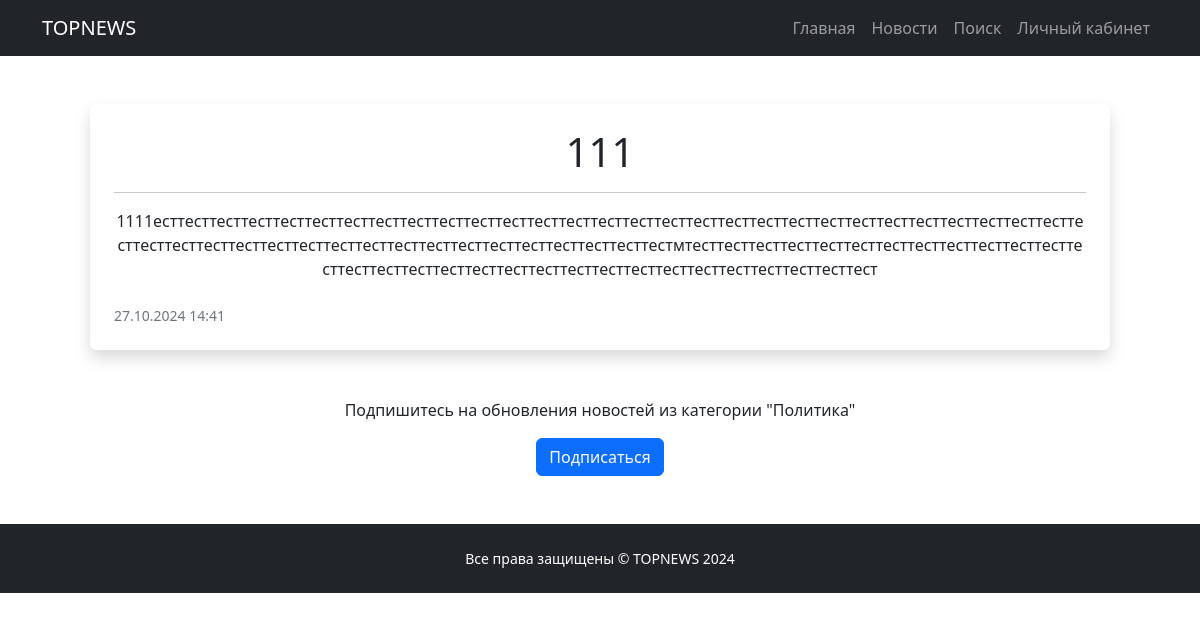
Screenshot of /news/191 with the database file from the repository.
### news_portal/models.py (models this page shows, shortened)
class Post(models.Model):
    author = models.ForeignKey(Author, on_delete = models.CASCADE)
    content_type = models.CharField(max_length = 1, choices = CONTENT_TYPES, default = article)
    creation_date = models.DateTimeField(auto_now_add = True)
    category = models.ManyToManyField(Category, through = 'PostCategory')
    title = models.CharField(max_length = 255)
    text = models.TextField()
    rating = models.FloatField(default = 0)
    """def send_notifications(self):
        categories = self.category.all()
        for category in categories:
            # Получаем подписчиков на категорию
            subscribers = category.subscribers.all()
            # Уведомляем каждого подписчика
            for subscriber in subscribers:
                # HTML-рассылка
                html_content = render_to_string('email_notification.html', {
                'title': self.title,
                'text': self.text,
                'username': subscriber.username,
            })
                msg = EmailMultiAlternatives(
                    subject=self.title,
                    body=f'Здравствуй, {subscriber.username}. Новая статья в твоём любимом разделе!',
                    from_email='gdaprog@yandex.ru',
                    to=[subscriber.email],
                )
                msg.attach_alternative(html_content, "text/html")
                msg.send()

    def save(self, *args, **kwargs):
        super().save(*args, **kwargs)"""

class Category(models.Model):
    category_name = models.CharField(max_length = 255, unique = True)
    subscribers = models.ManyToManyField(User, blank=True)

### news_portal/views.py (the view)
# urls.py: path('<int:pk>', PostDetail.as_view(), name='post_detail'),
class PostDetail(DetailView):
    model = Post
    template_name = 'post.html'
    context_object_name = 'post'
    def get_context_data(self, **kwargs):
        context = super().get_context_data(**kwargs)
        context['categories'] = self.object.category.all()
        return context
    def get_object(self, *args, **kwargs):
        cache_key = f'post-{self.kwargs["pk"]}'
        obj = cache.get(cache_key, None)
        if not obj:
            obj = super().get_object(queryset=self.queryset)
            cache.set(cache_key, obj)
        return obj
    def post(self, request, *args, **kwargs):
        post = self.get_object()
        category = post.category.first()  # Получаем все категории новости
        if request.user.is_authenticated:
            if category:
                if request.user in category.subscribers.all():
                    category.subscribers.remove(request.user)
                else:
                    category.subscribers.add(request.user)
            return self.get(request, *args, **kwargs)  # Возвращаем к странице поста
        else:
            return redirect('/accounts/login/')  # Перенаправляем неавторизованного пользователя на страницу авторизации

### news_portal/templatetags/custom_filters.py (called while the page is built)
@register.filter()
def censor(text):
    if isinstance(text, str):
        for word in bad_words:
            text = text.replace(word, word[0] + '*' * (len(word) - 1))
        return text
    else:
        raise TypeError("Фильтр censor() должен получить строку.")

### templates/post.html (shortened to what this page needs)
{% extends 'flatpages/default.html' %}
{% load custom_filters %}
{% block content %}
    <div class="container px-5 my-5">
        <div class="row gx-5">
            <div class="col-12 mb-5">
                <div class="card h-100 shadow border-0">
                    <div class="card-body p-4">
                        <a class="text-decoration-none link-dark stretched-link" href="/news/{{ post.id }}">
                            <h1 class="card-title mb-3">{{ post.title|censor }}</h1>
                            <hr>
                        </a>
                        <p class="card-text mb-0">{{ post.text|censor }}</p>
                    </div>
                    <div class="card-footer p-4 pt-0 bg-transparent border-top-0">
                        <div class="d-flex align-items-end justify-content-between">
                            <div class="d-flex align-items-center">
                                <div class="small">
                                    <div class="text-muted">{{ post.creation_date|date:"d.m.Y H:i" }}</div>
                                </div>
                            </div>
                        </div>
                    </div>
                </div>
            </div>
            <form method="post">
                {% if request.user in post.category.first.subscribers.all %}
                    <p>Вы подписаны на обновления новостей из категории "{{ post.category.first.category_name }}"</p>
                    <button type="submit" class="btn btn-secondary">Отписаться</button>
                {% else %}
                    <p>Подпишитесь на обновления новостей из категории "{{ post.category.first.category_name }}"</p>
                    <button type="submit" class="btn btn-primary">Подписаться</button>
                {% endif %}
            </form>
        </div>
    </div>
{% endblock content %}

### rows the page displays
Post: title|censor "111", text|censor "1111есттесттесттесттесттесттесттесттесттесттесттесттесттесттесттесттесттесттесттесттесттесттесттесттесттесттесттесттесттесттесттесттесттесттесттесттесттесттесттесттесттесттесттесттесттесттестмтесттесттесттесттесттесттесттесттесттесттесттесттесттесттесттесттесттесттесттесттесттесттесттесттесттесттесттесттесттест", creation_date "27.10.2024 14:41", category.first.category_name "Политика"
